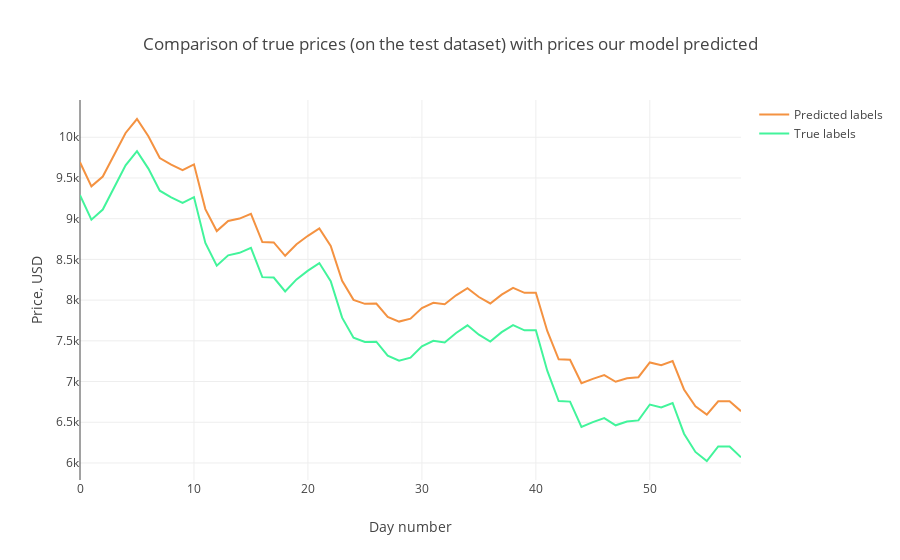

Notebook code cell kept with this figure:
### Code cell
trace1 = go.Scatter(
    x = np.arange(0, len(prediction2_inverse), 1),
    y = prediction2_inverse,
    mode = 'lines',
    name = 'Predicted labels',
    line = dict(color=('rgb(244, 146, 65)'), width=2)
)
trace2 = go.Scatter(
    x = np.arange(0, len(Y_test2_inverse), 1),
    y = Y_test2_inverse,
    mode = 'lines',
    name = 'True labels',
    line = dict(color=('rgb(66, 244, 155)'), width=2)
)

data = [trace1, trace2]
layout = dict(title = 'Comparison of true prices (on the test dataset) with prices our model predicted',
             xaxis = dict(title = 'Day number'), yaxis = dict(title = 'Price, USD'))
fig = dict(data=data, layout=layout)
py.iplot(fig, filename='results_demonstrating0')

### Figure 1 — Plotly figure (JSON) as saved in the notebook; plotly's stock layout.template omitted (floating-point values rounded to 4 significant figures)
{"data": [{"line": {"color": "rgb(244, 146, 65)", "width": 2}, "mode": "lines", "name": "Predicted labels", "type": "scatter", "uid": "da4e217a-e820-11e8-8c79-acbc3299c38d", "x": [0, 1, 2, 3, 4, 5, 6, 7, 8, 9, 10, 11, 12, 13, 14, 15, 16, 17, 18, 19, 20, 21, 22, 23, 24, 25, 26, 27, 28, 29, 30, 31, 32, 33, 34, 35, 36, 37, 38, 39, 40, 41, 42, 43, 44, 45, 46, 47, 48, 49, 50, 51, 52, 53, 54, 55, 56, 57, 58], "y": [9693.0, 9397.0, 9518.0, 9780.0, 10050.0, 10220.0, 10010.0, 9745.0, 9664.0, 9597.0, 9668.0, 9118.0, 8848.0, 8971.0, 9001.0, 9060.0, 8713.0, 8709.0, 8544.0, 8686.0, 8790.0, 8880.0, 8666.0, 8237.0, 8003.0, 7954.0, 7958.0, 7794.0, 7736.0, 7772.0, 7903.0, 7967.0, 7949.0, 8059.0, 8148.0, 8038.0, 7959.0, 8068.0, 8150.0, 8090.0, 8090.0, 7622.0, 7273.0, 7267.0, 6979.0, 7033.0, 7079.0, 6997.0, 7040.0, 7053.0, 7234.0, 7200.0, 7251.0, 6902.0, 6696.0, 6595.0, 6758.0, 6757.0, 6636.0]}, {"line": {"color": "rgb(66, 244, 155)", "width": 2}, "mode": "lines", "name": "True labels", "type": "scatter", "uid": "da4e2398-e820-11e8-a5f6-acbc3299c38d", "x": [0, 1, 2, 3, 4, 5, 6, 7, 8, 9, 10, 11, 12, 13, 14, 15, 16, 17, 18, 19, 20, 21, 22, 23, 24, 25, 26, 27, 28, 29, 30, 31, 32, 33, 34, 35, 36, 37, 38, 39, 40, 41, 42, 43, 44, 45, 46, 47, 48, 49, 50, 51, 52, 53, 54, 55, 56, 57, 58], "y": [9290.0, 8988.0, 9112.0, 9379.0, 9656.0, 9829.0, 9615.0, 9344.0, 9261.0, 9193.0, 9265.0, 8701.0, 8423.0, 8550.0, 8581.0, 8642.0, 8282.0, 8278.0, 8106.0, 8254.0, 8362.0, 8455.0, 8233.0, 7784.0, 7538.0, 7486.0, 7490.0, 7317.0, 7255.0, 7293.0, 7432.0, 7500.0, 7481.0, 7597.0, 7690.0, 7575.0, 7492.0, 7606.0, 7692.0, 7629.0, 7630.0, 7133.0, 6760.0, 6754.0, 6442.0, 6501.0, 6551.0, 6462.0, 6509.0, 6523.0, 6718.0, 6681.0, 6736.0, 6359.0, 6135.0, 6024.0, 6203.0, 6202.0, 6070.0]}], "layout": {"title": "Comparison of true prices (on the test dataset) with prices our model predicted", "xaxis": {"title": "Day number"}, "yaxis": {"title": "Price, USD"}}}
